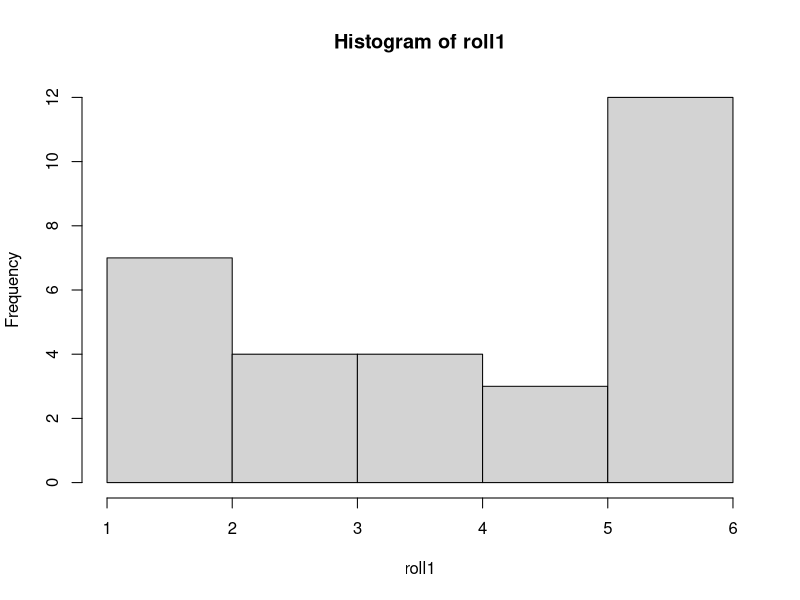
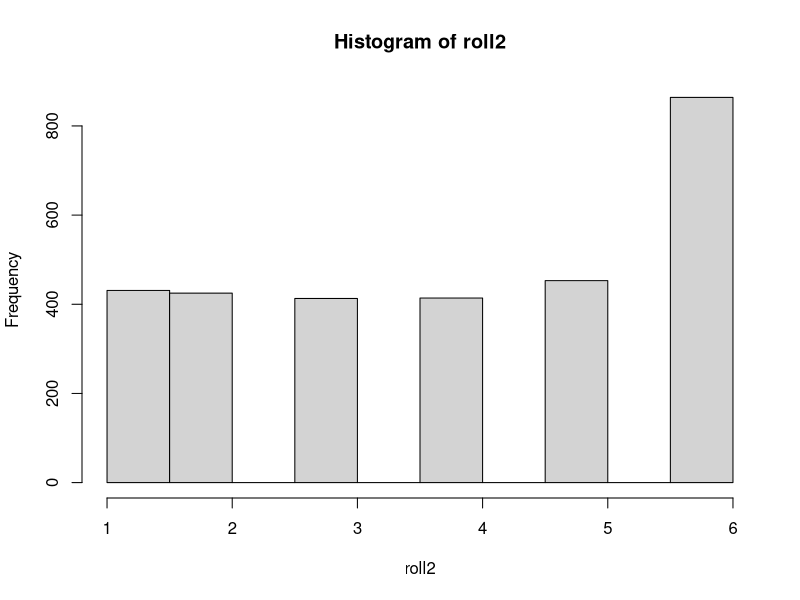
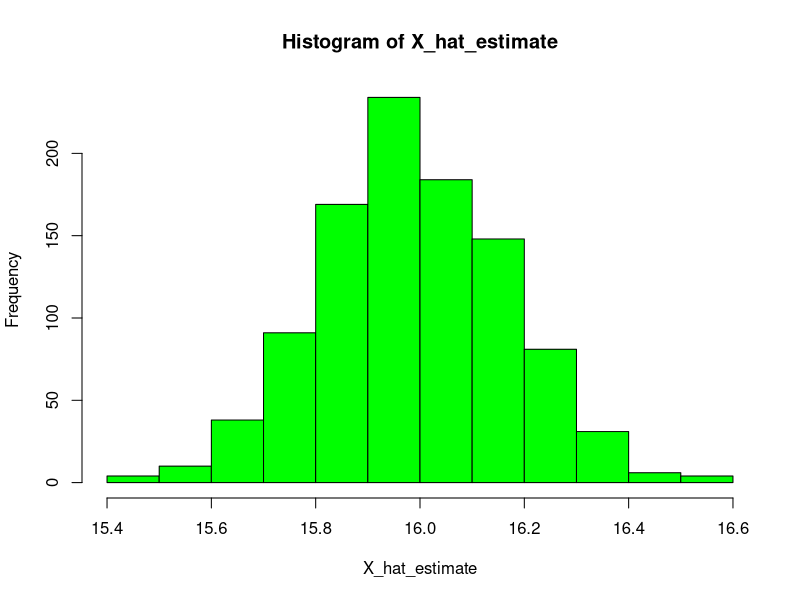

Write R code to recreate these figures, in order. (Note: this script raises an error after producing the figures.)
## ---- chunk 1
x1 = c(1:6)
p1 = c(1/7, 1/7, 1/7, 1/7, 1/7, 2/7)
roll1 = sample(x1, 30, replace = TRUE, p1)
help("hist")
hist(roll1)
## ---- chunk 2
roll2 = sample(x1, 3000, replace = TRUE, p1)
hist(roll2, freq = NULL)
## ---- chunk 3
# With the repeating of experiment increasing, the distribution of empirical density tends to be
# as reasonable as caculated.
## ---- chunk 4
set.seed(457)    

## ---- chunk 5
test_sample = rbinom(100, 20, 0.8)
## ---- chunk 6
mean(test_sample)
## ---- chunk 7
# The estimate of the mean for the test data is 16. The exact mean is 16.24, and they are pretty close.
# This means the output of our random generation distribute well, generally consistent to what we expected.
## ---- chunk 8
t_mean = mean(test_sample)
t_sd = sd(test_sample)
t_len = length(test_sample)
conf_t = c(t_mean - (1.96 * t_sd)/sqrt(t_len), t_mean + (1.96 * t_sd)/sqrt(t_len))
conf_t
## ---- chunk 9
B = matrix(replicate(1000, rbinom(100, 20, 0.8)), ncol = 1000)
## ---- chunk 10
X_hat_estimate = apply(B, 2, mean)
## ---- chunk 11
hist(X_hat_estimate, col = "green")
## ---- chunk 12
# The distribution looks fairly normal because our sampling was random enough. The essential elements of normal 
# distribution contain mean and standard deviation. The mean of X_hat is around 15.9. This result means our random generation
# went well and made sense on simulated sampling.
## ---- chunk 13
mean_X = mean(X_hat_estimate)
sd_X = sd(X_hat_estimate)
n_X = length(X_hat_estimate)
conf_X <- c(mean_X - (1.96 * sd_X) / sqrt(n_X), mean_X + (1.96 * sd_X) / sqrt(n_X))
conf_X
## ---- chunk 14
Simlt_conf = function(smp_size, smp_B){
  input_X = matrix(replicate(smp_B, rbinom(smp_size, 20, 0.8)), byrow = TRUE, nrow = smp_size)
  input_estimate = apply(input_X, 2, mean)
  mean_input = mean(input_estimate)
  sd_input = sd(input_estimate)
  n_input = length(input_estimate)
  conf_int = c(mean_input - (sd_input * 1.96)/sqrt(n_input), mean_input + (sd_input * 1.96)/sqrt(n_input))
  return(conf_int)
}

input_limits = c()
for (sample_size in seq(100, 1000, 100)){
  for (sample_B in seq(1000, 10000, 1000)){
    input_limits = rbind(input_limits, c(sample_size, sample_B, Simlt_conf(sample_size, sample_B)))
  }
}
## ---- chunk 15
require(Hmisc)
help("errbar")
ss_change = matrix(c(Simlt_conf(10, 1000), Simlt_conf(100, 1000), Simlt_conf(1000, 1000)), nrow = 3, byrow = T)
df_B1000 = data.frame(size = c("10", "100", "1000"),
                      lower = c(ss_change[1] ,ss_change[2], ss_change[3]), upper = c(ss_change[4] ,ss_change[5], ss_change[6]))
p1 = ggplot(df_B1000, aes(size)) +
  geom_errorbar(aes(x = size, ymin = lower, ymax = upper), width = .2) +
  xlab("sample size") + ylab("CI limits") +
  ggtitle("CI limits using different sample size with replicate times = 1000")
p1

rb_change = matrix(c(Simlt_conf(100, 100), Simlt_conf(100, 1000), Simlt_conf(100, 10000)), nrow = 3, byrow = T)
df_S100 = data.frame(replicate = c("100", "1000", "10000"),
                      lower = c(rb_change[1], rb_change[2], rb_change[3]), upper = c(rb_change[4], rb_change[5], rb_change[6]))
p2 <- ggplot(df_S100, aes(replicate)) +
  geom_errorbar(aes(x = replicate, ymin = lower, ymax = upper), width = .2) +
  xlab("replicate times") + ylab("CI limits") +
  ggtitle("CI limits using different replicate times with sample size = 100")
p2
## ---- chunk 16
# In conclusion, with the sample size or simulation replication increasing, the CI limits tend to 
# getting close to the mean value as well as the CI range getting shorter.
